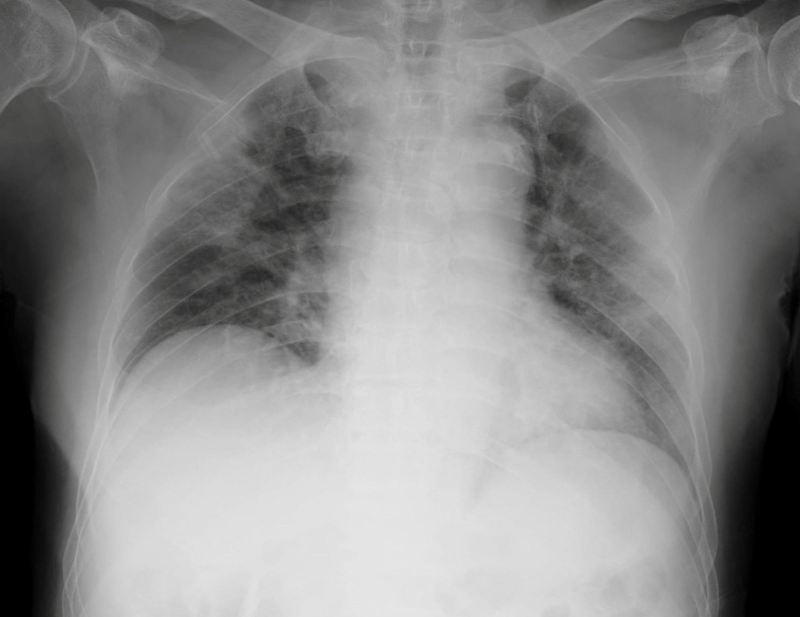
#> input picture dataset/hetero/sample.jpeg, 1600 x 1234 px, found by its file name (shown at 1/2 size)
$ python main.py
#> lines starting #> are read from the running program, lines starting #| are printed output that depends on the picture
#> (reads models/detection_svm.pkl from the repository)
#> (reads models/classification_svm.pkl from the repository)
import os
import sys
import numpy as np
import joblib
from pathlib import Path

# --- 1. IMPORTS & SETUP ---
import skimage
from skimage.feature import hog
from skimage import transform
from skimage import io as skimage_io

try:
    import cv2 # type: ignore
    _HAS_CV2 = True
except ImportError:
    cv2 = None
    _HAS_CV2 = False

# --- 2. IMAGE PROCESSING (Fixes for Line 18 & 40) ---

def _read_and_resize(image_path, size=(128, 128)):
    # Physical check: Kya file sach mein wahan hai?
#> called with size = (128, 128)
    if not os.path.exists(image_path):
        raise FileNotFoundError(f"Python ko is path par image nahi mili: {image_path}")

    img = None

    # Step A: Pehle OpenCV try karein (Line 18 Logic)
    if _HAS_CV2 and cv2 is not None:
        img = cv2.imread(str(image_path), cv2.IMREAD_GRAYSCALE)
#> img: shape (1234, 1600); min 0, max 231, mean 137.9
        if img is not None:
            return cv2.resize(img, size, interpolation=cv2.INTER_AREA)
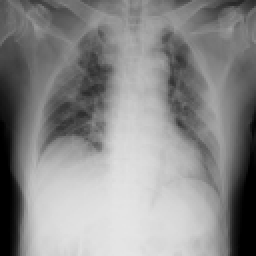
#> returned value: shape (128, 128) (shown 2 times larger); min 0, max 229, mean 137.9

    # Step B: Fallback to Skimage (Agar OpenCV fail ho jaye)
    try:
        img = skimage_io.imread(image_path, as_gray=True)
        img_resized = transform.resize(img, size, anti_aliasing=True)
        # HOG ke liye float [0,1] ko uint8 [0,255] mein convert karna zaroori hai
        return (img_resized * 255).astype(np.uint8)
    except Exception as e:
        raise FileNotFoundError(f"Dono libraries (CV2/Skimage) image read nahi kar payi: {e}")

def extract_features(image_path):
    # Line 40: Processing function ko call karna
    img = _read_and_resize(image_path, (128, 128))

    # HOG feature extraction
    #
    features = hog(
        img,
        orientations=9,
        pixels_per_cell=(8, 8),
        cells_per_block=(2, 2),
        block_norm='L2-Hys'
    )
#> features = 8100 values, max 0.58 at index 6444, min 0 at index 3, mean 0.121
    return features

# --- 3. MAIN LOGIC (Fix for Line 25) ---

def run_project(file_path):
    # Models load karein (Ensure 'models' folder is in 'diseasedetect' folder)
    try:
        detection_model = joblib.load("models/detection_svm.pkl")
        classification_model = joblib.load("models/classification_svm.pkl")
    except Exception as e:
        return f"Error: Model file nahi mili. Check 'models' folder. ({e})"

    # Feature extraction aur Reshape (Line 25 Logic)
    try:
        features = extract_features(file_path).reshape(1, -1)
    except Exception as e:
        return f"Error during feature extraction: {e}"

    # Prediction
    detection = detection_model.predict(features)[0]
#> detection = 'pneumonia'

    if detection == "normal":
        return "Result: Lung is Normal"

    disease = classification_model.predict(features)[0]
#> disease = 'pneumonia'
    return f"Result: Disease Detected -> {disease}"

# --- 4. EXECUTION ---

if __name__ == "__main__":
    # YAHAN AAPKA PATH ADD KIYA HAI:
    # Windows paths ke liye hamesha r"" (raw string) use karein
    MY_IMAGE_PATH = r"C:\Users\Ishika\Desktop\diseasedetect\dataset\hetero\sample.jpeg"

    print(f"Testing Image: {MY_IMAGE_PATH}")

    output = run_project(MY_IMAGE_PATH)
#> output = 'Result: Disease Detected -> pneumonia'

    print("-" * 40)
    print(output)
#| Result: Disease Detected -> pneumonia
    print("-" * 40)
